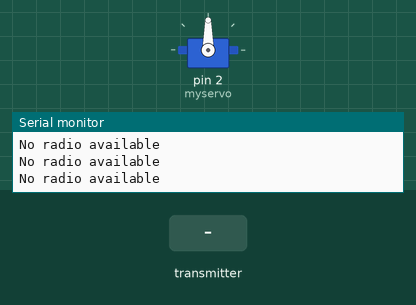
A sketch run on a simulated Arduino Uno, built with avr-gcc and run on an emulated ATmega328P. Parts: servo, the last lines printed to the serial monitor. The inputs (shaded band) are chosen by the test bench. No radio packets arrive unless stated.

Above: at 2.2 s.
2.3 s: the transmitter starts sending joystick.0 = 0
At 3.5 s:
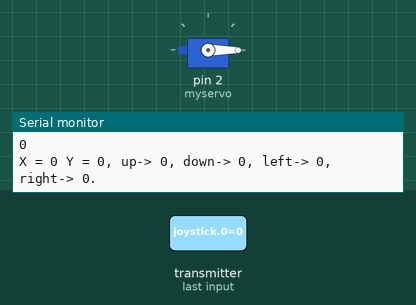
3.8 s: the transmitter starts sending joystick.0 = 256
At 4.2 s:
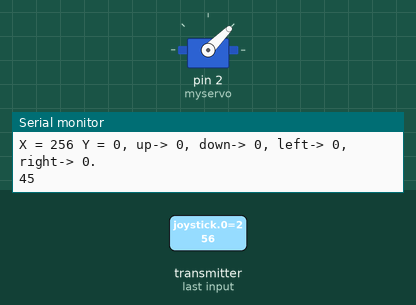
5.3 s: the transmitter starts sending joystick.0 = 1023
At 5.7 s:
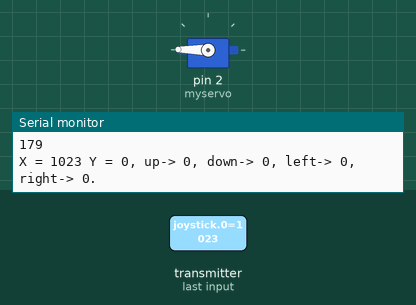
Timing chart, 0 to 8.3 s (numbered marks = the images above; inputs shaded):
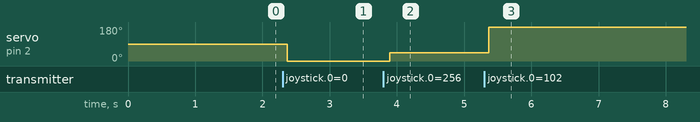

Measured:
- after the input at 2.3 s, servo on pin 2 (myservo): 90° → 0° after 0.07 s
- after the input at 3.8 s, servo on pin 2 (myservo): 0° → 45° after 0.09 s
- after the input at 5.3 s, servo on pin 2 (myservo): 45° → 179° after 0.06 s

The sketch:

Receive.ino
```cpp
// (licence header left out)
/* Includes ------------------------------------------------------------------*/
#include <SPI.h>
#include <nRF24L01.h>
#include <RF24.h>

#include <Servo.h>

/* Ports ---------------------------------------------------------------------*/
#define CE_PIN   9
#define CSN_PIN 10
/* nRF24l01 ------------------------------------------------------------------*/
// NOTE: the "LL" at the end of the constant is "LongLong" type
const uint64_t pipe = 0xE8E8F0F0E1LL; // Define the transmit pipe
RF24 radio(CE_PIN, CSN_PIN); // Create a Radio
/* Joystick ------------------------------------------------------------------*/
int joystick[6]; // 2 element array holding Joystick readings
/* ---------------------------------------------------------------------------*/

/* Private variables ---------------------------------------------------------*/
Servo myservo;  // create servo object to control a servo
int pos = 0;    // variable to store the servo position
/* ---------------------------------------------------------------------------*/


/*
 - setup function
 * ---------------------------------------------------------------------------*/
void setup()
{
  Serial.begin(9600);
  delay(1000);
  Serial.println("nRF24l01 Receiver Starting");
  radio.begin();
  radio.setRetries(0, 15);
  radio.setPALevel(RF24_PA_HIGH);
  radio.openReadingPipe(1,pipe);
  radio.startListening();

  myservo.attach(2);
}

/*
 - loop function
 * ---------------------------------------------------------------------------*/
void loop()
{
  if ( radio.available() )
  {
    // Read the data payload until we've received everything
    bool done = false;
    while (!done)
    {
      // Fetch the data payload
      done = radio.read( joystick, sizeof(joystick) );
      Serial.print("X = ");
      Serial.print(joystick[0]);
      Serial.print(" Y = ");
      Serial.print(joystick[1]);

      Serial.print(", up-> ");
      Serial.print(joystick[2]);
      Serial.print(", down-> ");
      Serial.print(joystick[3]);
      Serial.print(", left-> ");
      Serial.print(joystick[4]);
      Serial.print(", right-> ");
      Serial.print(joystick[5]);
      Serial.println(".");
      Serial.println(map(joystick[0],0,1024,0,180));
      myservo.write(map(joystick[0],0,1024,0,180));
    }
  }
  else
  {
    Serial.println("No radio available");
  }
}
```
